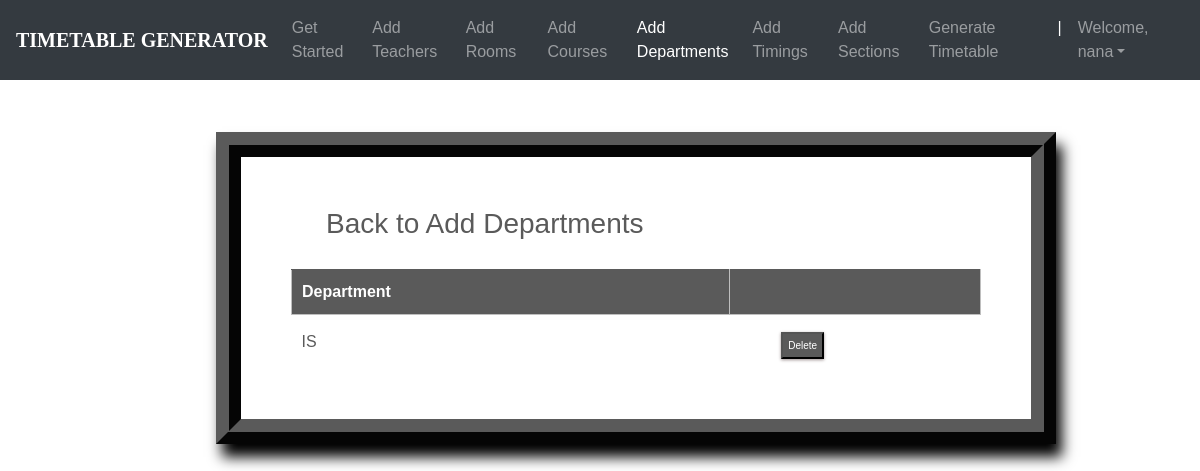
Page /departments_list/ (signed in) on the earlier database version.
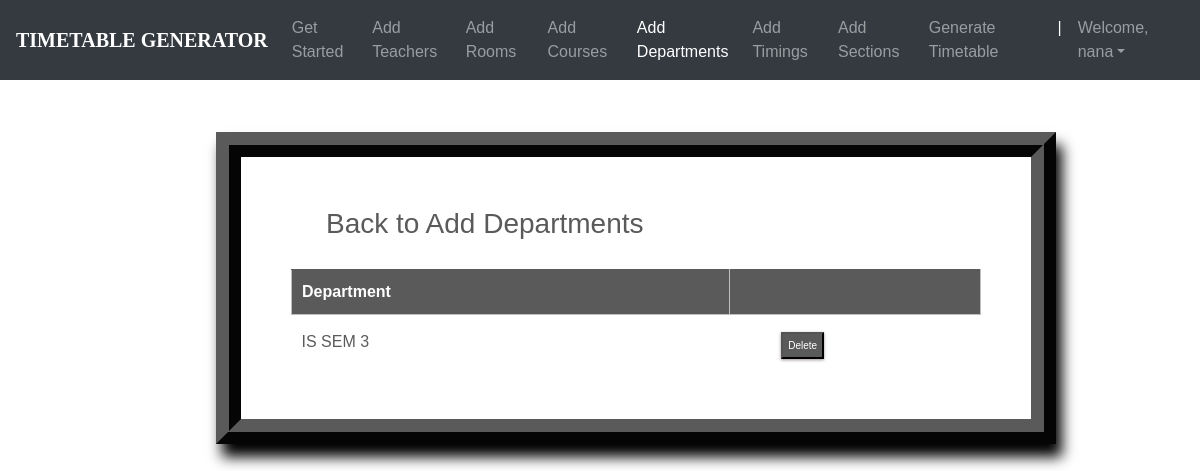
Same page on the later database version.
### ttgen/models.py (models this page shows, shortened)
class Department(models.Model):
    dept_name = models.CharField(max_length=50)
    courses = models.ManyToManyField(Course)

### ttgen/views.py (the view)
# urls.py: path('departments_list/', views.department_list, name='editdepartment'),
@login_required
def department_list(request):
    context = {
        'departments': Department.objects.all()
    }
    return render(request, 'deptlist.html', context)

### templates/deptlist.html (shortened to what this page needs)
<!DOCTYPE html>
<html lang="en">
<head>
	<link rel="stylesheet" href="https://maxcdn.bootstrapcdn.com/bootstrap/4.0.0/css/bootstrap.min.css">
    <link rel="stylesheet" type="text/css" href="static/css/index.css">
</head>
<body>
        <header>
			<nav class="navbar navbar-expand-md navbar-dark fixed-top bg-dark">
                <a class="navbar-brand" href="#"><b>TIMETABLE GENERATOR</b></a>
                <div class="collapse navbar-collapse" id="navbarCollapse">
                    <ul class="navbar-nav ml-auto">
                    <li class="nav-item">
                        <a class="nav-link" href="{% url 'admindash' %}">Get Started</a>
                    </li>
                    <li class="nav-item">
                        <a class="nav-link" href="{% url 'addInstructors' %}">Add Teachers</a>
                    </li>
                    <li class="nav-item">
                        <a class="nav-link" href="{% url 'addRooms' %}">Add Rooms</a>
                    </li>
					<li class="nav-item">
                        <a class="nav-link" href="{% url 'addCourses' %}">Add Courses</a>
                    </li>
                    <li class="nav-item active">
			            <a class="nav-link" href="{% url 'addDepts' %}">Add Departments</a>
		            </li>
                    <li class="nav-item">
		                <a class="nav-link" href="{% url 'addTimings' %}">Add Timings</a>
		            </li>
                    <li class="nav-item">
			            <a class="nav-link" href="{% url 'addSections' %}">Add Sections</a>
		            </li>
                    <li class="nav-item">
			            <a class="nav-link" href="{% url 'generate' %}">Generate Timetable</a>
		            </li>
                    <li class="nav-item active">
			            <a class="nav-link">|</a>
		            </li>
                    <li class="nav-item dropdown">
		                <a class="nav-link dropdown-toggle" href="#" id="dropdown03" data-toggle="dropdown" aria-haspopup="true" aria-expanded="false">Welcome, {{ user.first_name }}</a>
		            </li>
                    </ul>
                </div>
            </nav>
        </header>
        {% block content %}
        {% load static %}
        <br><br>
<fieldset class="fieldset">
    <a href="{% url 'addDepts'%}"><h1 class="tablink" onclick="openPage('new')" id="defaultOpen">Back to Add Departments</h1></a>
    <div class="tabcontent" id="edit">
        <table class="table1">
            <thead>
            <tr class="table-headers">
            <th>Department</th>
            <th  class="empty"></th>
            </tr>
            </thead>
            <tbody>
            {% for dept in departments %}
            <tr>
             <td>{{dept.dept_name}}</td>
             <td class="empty">
                <form action="{% url 'deletedepartment' dept.id %}" method="post">
                        <input type="submit" value="Delete" class="cross">
                </form>
             </td>
             </tr>
            {% endfor %}
            </tbody>
        </table>
    </div>
</fieldset>
{% endblock %}

Differences in the rows shown:
removed Department: dept_name "IS"
added Department: dept_name "IS SEM 3"
